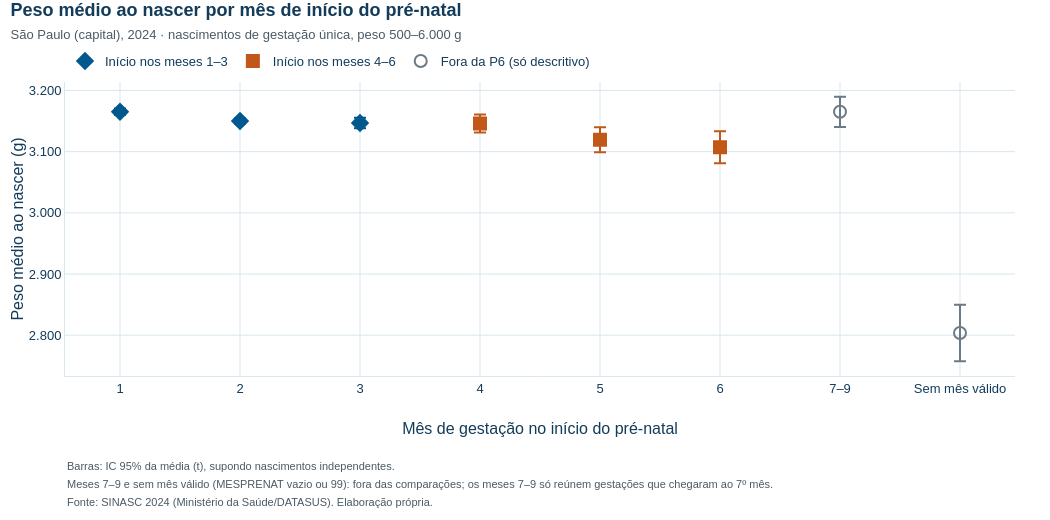

This figure's notebook cell:
### Markdown cell above
## 3. Peso ao nascer em gramas

Medidas por mês de início do pré-natal. A comparação principal (meses 1–3 × 4–6) usa a diferença de médias com IC de Welch, que não supõe variâncias iguais; os meses 1–6 entram numa ANOVA de Welch. Os meses 7–9 e os 993 registros sem mês válido (889 com MESPRENAT vazio e 104 com o código 99, "ignorado") ficam fora das comparações e aparecem só para descrever a seleção.

### Code cell
partes = [
    (p6.peso_num, np.where(p6[X1] == 1, "Meses 1–3", "Meses 4–6")),
    (p6.peso_num, "Mês " + p6.mesprenat_num.astype(int).astype(str)),
    (p9.loc[p9.mesprenat_num >= 7, "peso_num"], "Meses 7–9 (só P9)"),
    (sem_mes.peso_num, "Sem mês válido (vazio ou 99)"),
]
resumo = pd.concat([resumir_peso(peso, pd.Series(grupo, index=peso.index)) for peso, grupo in partes])
ORDEM = ["Meses 1–3", "Meses 4–6", *(f"Mês {m}" for m in range(1, 7)), "Meses 7–9 (só P9)",
         "Sem mês válido (vazio ou 99)"]
resumo = resumo.loc[ORDEM]
display(pd.DataFrame({
    "n": resumo.n.map(fmt),
    "Média (IC 95%)": [f"{fmt(r.media)} ({fmt(r.ic95_inf)} a {fmt(r.ic95_sup)})" for r in resumo.itertuples()],
    "DP": resumo.dp.map(fmt), "P10": resumo.p10.map(fmt), "P25": resumo.p25.map(fmt),
    "Mediana": resumo.mediana.map(fmt), "P75": resumo.p75.map(fmt), "P90": resumo.p90.map(fmt),
    "% < 2.500 g": resumo.pct_menor_2500.map(lambda v: fmt(v, 2)),
    "% < 2.600 g": resumo.pct_menor_2600.map(lambda v: fmt(v, 2)),
}, index=pd.Index(ORDEM, name="Início do pré-natal (peso em gramas)")))

welch = comparar_medias_welch(p6.loc[p6[X1] == 1, "peso_num"].to_numpy(), p6.loc[p6[X1] == 0, "peso_num"].to_numpy())
anova = anova_welch({m: p6.loc[p6.mesprenat_num == m, "peso_num"].to_numpy() for m in range(1, 7)})

fig_peso = go.Figure()
for nome, rotulos, xs, cor, simbolo in [
        ("Início nos meses 1–3", ["Mês 1", "Mês 2", "Mês 3"], ["1", "2", "3"], COR_T1, "diamond"),
        ("Início nos meses 4–6", ["Mês 4", "Mês 5", "Mês 6"], ["4", "5", "6"], COR_T0, "square"),
        ("Fora da P6 (só descritivo)", ["Meses 7–9 (só P9)", "Sem mês válido (vazio ou 99)"], ["7–9", "Sem mês válido"],
         COR_REFERENCIA,
         "circle-open")]:
    r = resumo.loc[rotulos]
    fig_peso.add_scatter(
        x=xs, y=r.media, mode="markers", name=nome,
        marker=dict(color=cor, symbol=simbolo, size=12, line=dict(width=2, color=cor)),
        error_y=dict(type="data", symmetric=False, array=r.ic95_sup - r.media, arrayminus=r.media - r.ic95_inf,
                     thickness=2, width=6, color=cor),
        customdata=[[fmt(v.n), fmt(v.ic95_inf), fmt(v.ic95_sup), fmt(v.pct_menor_2500, 2)] for v in r.itertuples()],
        hovertemplate=("<b>%{x}</b><br>média %{y:.0f} g (IC 95% %{customdata[1]} a %{customdata[2]})<br>"
                       "n %{customdata[0]} · %{customdata[3]}% < 2.500 g<extra></extra>"))
layout_academico(
    fig_peso, "Peso médio ao nascer por mês de início do pré-natal",
    "São Paulo (capital), 2024 · nascimentos de gestação única, peso 500–6.000 g",
    notas=["Barras: IC 95% da média (t), supondo nascimentos independentes.",
           "Meses 7–9 e sem mês válido (MESPRENAT vazio ou 99): fora das comparações; os meses 7–9 só reúnem gestações "
           "que chegaram ao 7º mês.",
           FONTE_SINASC_2024],
    nome_arquivo="nb06_peso_por_mes", altura=520)
fig_peso.update_xaxes(title="Mês de gestação no início do pré-natal", type="category",
                      categoryorder="array", categoryarray=["1", "2", "3", "4", "5", "6", "7–9", "Sem mês válido"])
fig_peso.update_yaxes(title="Peso médio ao nascer (g)", tickformat=",.0f")
fig_peso.update_layout(legend=dict(orientation="h", x=0, y=1.02, yanchor="bottom"))
exibir_plotly(fig_peso)

def valor_p(p):
    return "p < 0,001" if p < 0.001 else f"p = {fmt(p, 3)}"

sentido = "a mais" if welch["diferenca"] > 0 else "a menos"
medias = resumo.loc[[f"Mês {m}" for m in range(1, 7)], "media"]
ign, total = resumo.loc["Sem mês válido (vazio ou 99)"], 100 * p6.Y_2500.mean()
display(Markdown(
    f"Nascidos de mães com início nos meses 1–3 pesaram em média {fmt(abs(welch['diferenca']))} g {sentido} que os "
    f"de início nos meses 4–6 (IC 95% de Welch: {fmt(welch['ic95_inf'])} a {fmt(welch['ic95_sup'])} g). A ANOVA de "
    f"Welch dos meses 1–6 dá F({anova['gl1']}; {fmt(anova['gl2'], 0)}) = {fmt(anova['F'], 1)}, {valor_p(anova['p'])}, "
    f"com médias mensais de {fmt(medias.min())} a {fmt(medias.max())} g; com mais de 100 mil nascimentos, o tamanho "
    f"da diferença em gramas pesa mais que o valor-p. Os {fmt(ign.n)} registros sem mês de início válido "
    f"({fmt(zero_consulta)} deles com zero consulta de pré-natal registrada) têm média de {fmt(ign.media)} g e "
    f"{fmt(ign.pct_menor_2500, 1)}% abaixo de 2.500 g, contra {fmt(total, 1)}% na P6: excluí-los pode introduzir "
    "viés de seleção, de direção desconhecida."))

### Figure 1 — Plotly figure (JSON) as saved in the notebook; plotly's stock layout.template omitted (floating-point values rounded to 4 significant figures)
{"data": [{"customdata": [["35.224", "3.160", "3.170", "7,93"], ["54.444", "3.146", "3.154", "8,52"], ["14.908", "3.138", "3.156", "9,13"]], "error_y": {"array": [5.326, 4.422, 8.584], "arrayminus": [5.326, 4.422, 8.584], "color": "#00598E", "symmetric": false, "thickness": 2, "type": "data", "width": 6}, "hovertemplate": "<b>%{x}</b><br>média %{y:.0f} g (IC 95% %{customdata[1]} a %{customdata[2]})<br>n %{customdata[0]} · %{customdata[3]}% < 2.500 g<extra></extra>", "marker": {"color": "#00598E", "line": {"color": "#00598E", "width": 2}, "size": 12, "symbol": "diamond"}, "mode": "markers", "name": "Início nos meses 1–3", "type": "scatter", "x": ["1", "2", "3"], "y": [3165.0, 3150.0, 3147.0]}, {"customdata": [["5.366", "3.131", "3.161", "9,50"], ["3.005", "3.099", "3.140", "11,41"], ["1.747", "3.081", "3.133", "11,45"]], "error_y": {"array": [14.56, 20.42, 26.24], "arrayminus": [14.56, 20.42, 26.24], "color": "#C2571A", "symmetric": false, "thickness": 2, "type": "data", "width": 6}, "hovertemplate": "<b>%{x}</b><br>média %{y:.0f} g (IC 95% %{customdata[1]} a %{customdata[2]})<br>n %{customdata[0]} · %{customdata[3]}% < 2.500 g<extra></extra>", "marker": {"color": "#C2571A", "line": {"color": "#C2571A", "width": 2}, "size": 12, "symbol": "square"}, "mode": "markers", "name": "Início nos meses 4–6", "type": "scatter", "x": ["4", "5", "6"], "y": [3146.0, 3120.0, 3107.0]}, {"customdata": [["1.735", "3.140", "3.190", "8,65"], ["993", "2.757", "2.850", "25,58"]], "error_y": {"array": [24.72, 46.18], "arrayminus": [24.72, 46.18], "color": "#6B7B86", "symmetric": false, "thickness": 2, "type": "data", "width": 6}, "hovertemplate": "<b>%{x}</b><br>média %{y:.0f} g (IC 95% %{customdata[1]} a %{customdata[2]})<br>n %{customdata[0]} · %{customdata[3]}% < 2.500 g<extra></extra>", "marker": {"color": "#6B7B86", "line": {"color": "#6B7B86", "width": 2}, "size": 12, "symbol": "circle-open"}, "mode": "markers", "name": "Fora da P6 (só descritivo)", "type": "scatter", "x": ["7–9", "Sem mês válido"], "y": [3165.0, 2804.0]}], "layout": {"annotations": [{"align": "left", "font": {"color": "#4A5A66", "size": 11}, "showarrow": false, "text": "Barras: IC 95% da média (t), supondo nascimentos independentes.", "x": 0, "xanchor": "left", "xref": "paper", "y": 0, "yanchor": "top", "yref": "paper", "yshift": -82}, {"align": "left", "font": {"color": "#4A5A66", "size": 11}, "showarrow": false, "text": "Meses 7–9 e sem mês válido (MESPRENAT vazio ou 99): fora das comparações; os meses 7–9 só reúnem gestações que chegaram ao 7º mês.", "x": 0, "xanchor": "left", "xref": "paper", "y": 0, "yanchor": "top", "yref": "paper", "yshift": -100}, {"align": "left", "font": {"color": "#4A5A66", "size": 11}, "showarrow": false, "text": "Fonte: SINASC 2024 (Ministério da Saúde/DATASUS). Elaboração própria.", "x": 0, "xanchor": "left", "xref": "paper", "y": 0, "yanchor": "top", "yref": "paper", "yshift": -118}], "font": {"color": "#133C5A", "family": "Arial, Helvetica, sans-serif", "size": 13}, "height": 520, "hoverlabel": {"bgcolor": "white", "bordercolor": "#D9E7EE", "font": {"color": "#133C5A", "family": "Arial, Helvetica, sans-serif", "size": 13}}, "legend": {"bgcolor": "rgba(255,255,255,0)", "orientation": "h", "x": 0, "y": 1.02, "yanchor": "bottom"}, "margin": {"b": 144, "t": 82}, "meta": {"nome_arquivo": "nb06_peso_por_mes"}, "separators": ",.", "title": {"font": {"color": "#133C5A", "size": 18}, "text": "<b>Peso médio ao nascer por mês de início do pré-natal</b><br><span style='font-size:13px;color:#4A5A66'>São Paulo (capital), 2024 · nascimentos de gestação única, peso 500–6.000 g</span>", "x": 0.01, "xanchor": "left", "y": 0.97, "yanchor": "top"}, "width": 1050, "xaxis": {"categoryarray": ["1", "2", "3", "4", "5", "6", "7–9", "Sem mês válido"], "categoryorder": "array", "title": {"text": "Mês de gestação no início do pré-natal"}, "type": "category"}, "yaxis": {"tickformat": ",.0f", "title": {"text": "Peso médio ao nascer (g)"}}}}
